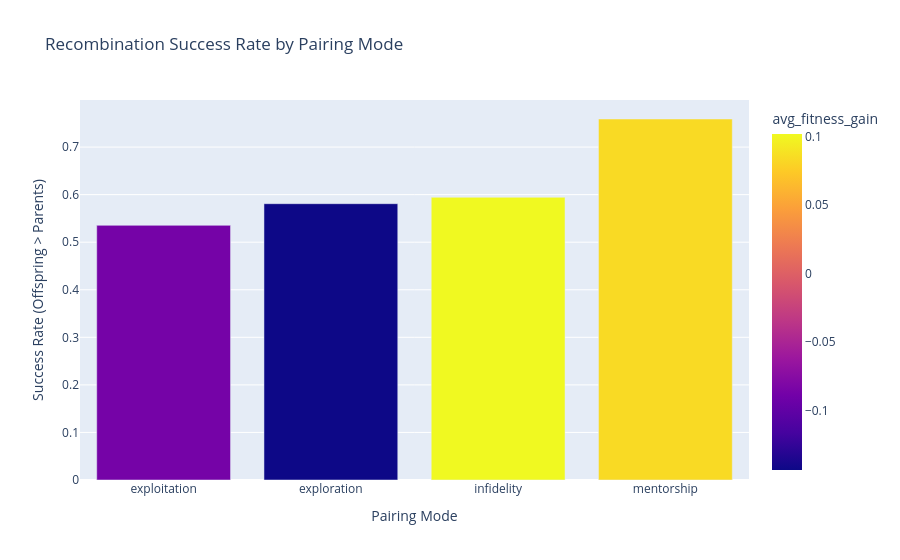

Here is the notebook cell this chart was saved with:
### Code cell
# ## 5. Recombination Mode Efficacy
# Evaluates Average Success Rate (Offspring Fitness > Avg Parent Fitness).

# %%
# Rebuild parent relationships to calculate success
recombination_data = []
for idx, row in df[df['num_parents'] == 2].iterrows():
    p1, p2 = row['parents']
    p1_fit = heritage_db.get(p1, {}).get("fitness", 0)
    p2_fit = heritage_db.get(p2, {}).get("fitness", 0)
    
    avg_parent_fit = (p1_fit + p2_fit) / 2
    success = 1 if row['fitness'] > avg_parent_fit else 0
    
    recombination_data.append({
        "generation": row['generation'],
        "mode": row['recombination_mode'],
        "success": success,
        "fitness_gain": row['fitness'] - avg_parent_fit
    })

if recombination_data:
    rec_df = pd.DataFrame(recombination_data)
    rec_stats = rec_df.groupby('mode').agg(
        success_rate=('success', 'mean'),
        avg_fitness_gain=('fitness_gain', 'mean'),
        count=('success', 'count')
    ).reset_index()
    
    fig = px.bar(rec_stats, x='mode', y='success_rate', color='avg_fitness_gain', 
                 title="Recombination Success Rate by Pairing Mode",
                 labels={'success_rate': 'Success Rate (Offspring > Parents)', 'mode': 'Pairing Mode'})
    fig.show()
else:
    print("No valid 2-parent recombination data found (yet).")

### Figure 1 — Plotly figure (JSON) as saved in the notebook; plotly's stock layout.template omitted (floating-point values rounded to 4 significant figures)
{"data": [{"hovertemplate": "Pairing Mode=%{x}<br>Success Rate (Offspring > Parents)=%{y}<br>avg_fitness_gain=%{marker.color}<extra></extra>", "legendgroup": "", "marker": {"color": [-0.08687, -0.1435, 0.102, 0.08392], "coloraxis": "coloraxis", "pattern": {"shape": ""}}, "name": "", "orientation": "v", "showlegend": false, "textposition": "auto", "type": "bar", "x": ["exploitation", "exploration", "infidelity", "mentorship"], "xaxis": "x", "y": [0.5355, 0.581, 0.5944, 0.759], "yaxis": "y"}], "layout": {"barmode": "relative", "coloraxis": {"colorbar": {"title": {"text": "avg_fitness_gain"}}, "colorscale": [[0, "#0d0887"], [0.1111, "#46039f"], [0.2222, "#7201a8"], [0.3333, "#9c179e"], [0.4444, "#bd3786"], [0.5556, "#d8576b"], [0.6667, "#ed7953"], [0.7778, "#fb9f3a"], [0.8889, "#fdca26"], [1, "#f0f921"]]}, "legend": {"tracegroupgap": 0}, "title": {"text": "Recombination Success Rate by Pairing Mode"}, "xaxis": {"anchor": "y", "domain": [0, 1], "title": {"text": "Pairing Mode"}}, "yaxis": {"anchor": "x", "domain": [0, 1], "title": {"text": "Success Rate (Offspring > Parents)"}}}}
